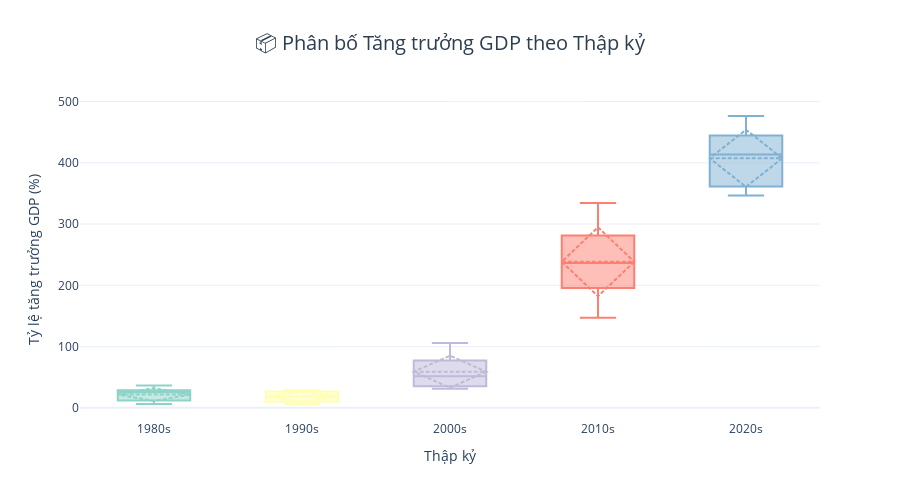

This figure's notebook cell:
### Markdown cell above
---

## 📦 F. DISTRIBUTION PLOTS - Box Plot & Violin Plot

### 📊 F1. Box Plot - GDP Growth Rate Distribution by Decade

### Code cell
# GDP Growth distribution by decade
if datasets['economic'] is not None:
    def find_col(df, keywords):
        """Find column by keywords"""
        for kw in keywords:
            for col in df.columns:
                if kw.lower() in col.lower():
                    return col
        return None
    
    gdp_growth_col = find_col(datasets['economic'], ['gdp', 'growth', 'rate', 'pct', '%'])
    if gdp_growth_col:
        gdp_growth = datasets['economic'][['Year', gdp_growth_col]].dropna()
        gdp_growth = gdp_growth.rename(columns={gdp_growth_col: 'GDP_Growth_Rate_Pct'})
        
        if len(gdp_growth) > 0:
            # Add decade column
            gdp_growth['Decade'] = (gdp_growth['Year'] // 10 * 10).astype(int).astype(str) + 's'
            
            # Create box plot
            fig = go.Figure()
            
            decades = sorted(gdp_growth['Decade'].unique())
            colors = px.colors.qualitative.Set3
            
            for i, decade in enumerate(decades):
                decade_data = gdp_growth[gdp_growth['Decade'] == decade]['GDP_Growth_Rate_Pct']
                
                fig.add_trace(go.Box(
                    y=decade_data,
                    name=decade,
                    marker_color=colors[i % len(colors)],
                    boxmean='sd'  # Show mean and standard deviation
                ))
            
            fig.update_layout(
                title={
                    'text': "📦 Phân bố Tăng trưởng GDP theo Thập kỷ",
                    'x': 0.5,
                    'xanchor': 'center',
                    'font': {'size': 20, 'color': '#2c3e50'}
                },
                yaxis_title="Tỷ lệ tăng trưởng GDP (%)",
                xaxis_title="Thập kỷ",
                template='plotly_white',
                height=500,
                showlegend=False
            )
            
            fig.show()
            
            # Print statistics by decade
            print("📊 GDP Growth Statistics by Decade:")
            stats = gdp_growth.groupby('Decade')['GDP_Growth_Rate_Pct'].agg(['mean', 'median', 'std', 'min', 'max'])
            for decade in decades:
                if decade in stats.index:
                    s = stats.loc[decade]
                    print(f"\n   {decade}:")
                    print(f"      • Mean: {s['mean']:.2f}%")
                    print(f"      • Median: {s['median']:.2f}%")
                    print(f"      • Range: {s['min']:.2f}% to {s['max']:.2f}%")

### Figure 1 — Plotly figure (JSON) as saved in the notebook; plotly's stock layout.template omitted (floating-point values rounded to 4 significant figures)
{"data": [{"boxmean": "sd", "marker": {"color": "rgb(141,211,199)"}, "name": "1980s", "type": "box", "y": [14.1, 26.34, 36.66, 25.42, 6.293]}, {"boxmean": "sd", "marker": {"color": "rgb(255,255,179)"}, "name": "1990s", "type": "box", "y": [6.472, 9.613, 9.867, 13.18, 16.29, 20.74, 24.66, 26.84, 27.21, 28.68]}, {"boxmean": "sd", "marker": {"color": "rgb(190,186,218)"}, "name": "2000s", "type": "box", "y": [31.17, 32.69, 35.06, 39.55, 45.43, 57.63, 66.37, 77.41, 99.13, 106.0]}, {"boxmean": "sd", "marker": {"color": "rgb(251,128,114)"}, "name": "2010s", "type": "box", "y": [147.2, 172.6, 195.6, 213.7, 233.5, 239.3, 257.1, 281.4, 310.1, 334.4]}, {"boxmean": "sd", "marker": {"color": "rgb(128,177,211)"}, "name": "2020s", "type": "box", "y": [346.6, 366.5, 413.4, 433.9, 476.4]}], "layout": {"height": 500, "showlegend": false, "title": {"font": {"color": "#2c3e50", "size": 20}, "text": "📦 Phân bố Tăng trưởng GDP theo Thập kỷ", "x": 0.5, "xanchor": "center"}, "xaxis": {"title": {"text": "Thập kỷ"}}, "yaxis": {"title": {"text": "Tỷ lệ tăng trưởng GDP (%)"}}}}
